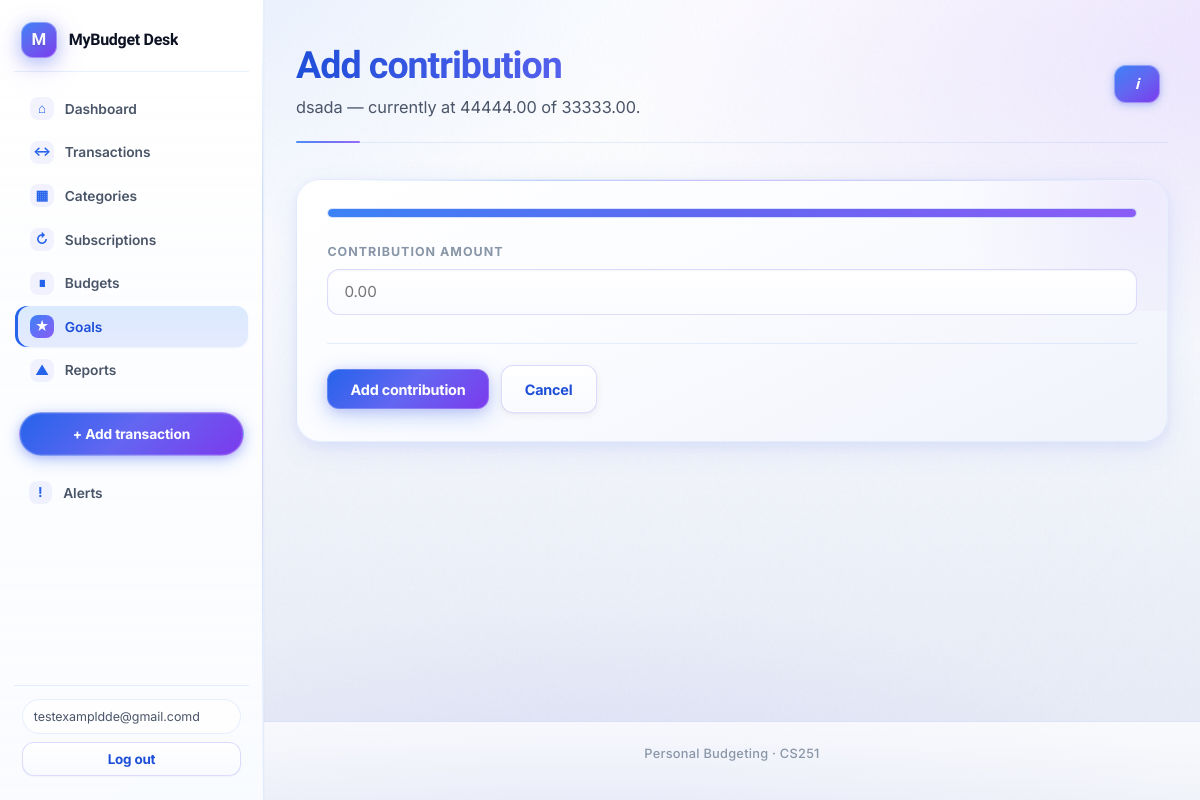
/goals/1/contribute/ (signed in), run on the app's committed database.
### budgeting/models.py (models this page shows, shortened)
class SavingsGoal(models.Model):
    user = models.ForeignKey(
        settings.AUTH_USER_MODEL,
        on_delete=models.CASCADE,
        related_name="savings_goals",
    )
    name = models.CharField(max_length=200)
    target_amount = models.DecimalField(max_digits=12, decimal_places=2)
    current_amount = models.DecimalField(max_digits=12, decimal_places=2, default=0)
    deadline = models.DateField()
    created_at = models.DateTimeField(auto_now_add=True)
    class Meta:
        ordering = ["-created_at"]
    def get_progress_percentage(self):
        if not self.target_amount or self.target_amount == 0:
            return 0
        pct = float((self.current_amount / self.target_amount) * 100)
        return min(pct, 100)

### budgeting/views.py (the view)
# urls.py: path("goals/<int:pk>/contribute/", views.goal_contribute, name="goal_contribute"),
@login_required
def goal_contribute(request, pk):
    goal = get_object_or_404(SavingsGoal, pk=pk, user=request.user)
    if request.method == "POST":
        form = ContributionForm(request.POST)
        if form.is_valid():
            was_complete = goal.check_goal_completion()
            goal.add_contribution(form.cleaned_data["amount"])
            if goal.check_goal_completion() and not was_complete:
                Notification.objects.create(
                    user=request.user,
                    type=Notification.TYPE_SUCCESS,
                    message=(
                        f'Congratulations on achieving your goal "{goal.name}"! '
                        "Great work staying on track."
                    ),
                )
                messages.success(
                    request,
                    f"Congratulations! You have reached your goal '{goal.name}'!",
                )
            else:
                messages.success(
                    request,
                    f"Contribution added. Progress: {goal.get_progress_percentage():.0f}%",
                )
            return redirect("goals_list")
    else:
        form = ContributionForm()
    return render(request, "budgeting/goal_contribute.html", {"form": form, "goal": goal})

### budgeting/forms.py
class ContributionForm(forms.Form):
    amount = forms.DecimalField(
        max_digits=12,
        decimal_places=2,
        min_value=0.01,
        label="Contribution amount",
        widget=forms.NumberInput(attrs={"placeholder": "0.00", "step": "0.01"}),
    )

### budgeting/context_processors.py (called while the page is built)
def unread_notifications(request):
    nav = ""
    rm = getattr(request, "resolver_match", None)
    if rm is not None and rm.url_name:
        nav = rm.url_name
    if request.user.is_authenticated:
        count = Notification.objects.filter(user=request.user, is_read=False).count()
        return {
            "unread_notification_count": count,
            "nav_url_name": nav,
        }
    return {"unread_notification_count": 0, "nav_url_name": nav}

### budgeting/models.py (called while the page is built, shortened)
    def process_due_for(self, user, max_iter_per_subscription=72):
        today = timezone.now().date()
        posted = []
        with transaction.atomic():
            qs = (
                self.filter(user=user, is_active=True, next_due__lte=today)
                .select_related("category")
                .select_for_update()
            )
        return posted

### budgeting/templates/budgeting/goal_contribute.html (shortened to what this page needs)
{% extends "budgeting/base.html" %}
{% block page_hero %}
<div class="page-hero">
  <h1>Add contribution</h1>
  <p class="lead">{{ goal.name }} — currently at {{ goal.current_amount|floatformat:2 }} of {{ goal.target_amount|floatformat:2 }}.</p>
</div>
{% endblock %}
{% block content %}
<div class="card form-card">
  <div class="progress-bar-wrap progress-bar-wrap--form" title="{{ goal.get_progress_percentage|floatformat:0 }}% complete">
    <div class="progress-bar" style="width: {{ goal.get_progress_percentage|floatformat:0 }}%"></div>
  </div>
  <form method="post" novalidate>
    {% for field in form %}
      <label for="{{ field.id_for_label }}">{{ field.label }}</label>
      {{ field }}
    {% endfor %}
    <div class="form-actions">
      <button type="submit">Add contribution</button>
      <a href="{% url 'goals_list' %}" class="btn secondary">Cancel</a>
    </div>
  </form>
</div>
{% endblock %}

### budgeting/templates/budgeting/master.html (shortened to what this page needs)
{% load static %}
<!DOCTYPE html>
<html lang="en">
<head>
  <link rel="stylesheet" href="{% static 'budgeting/css/master.css' %}">
</head>
<body class="{% block body_class %}{% endblock %}">
  {% with n=nav_url_name|default:"" %}
  <div class="app-shell{% if user.is_authenticated %} app-shell--auth{% endif %}">
    {% if user.is_authenticated %}
      <aside class="app-sidebar" id="app-sidebar" aria-label="Primary">
        <div class="sidebar-top">
          <a href="{% url 'dashboard' %}" class="brand">
            <span class="brand-mark" aria-hidden="true"></span>
            <span class="brand-text">{% block brand_text %}MyBudget Desk{% endblock %}</span>
          </a>
        </div>
        <nav class="sidebar-nav" aria-label="Main">
          <a href="{% url 'dashboard' %}" class="sidebar-link{% if n == 'dashboard' %} is-active{% endif %}"{% if n == 'dashboard' %} aria-current="page"{% endif %}>
            <span class="sidebar-link__icon" aria-hidden="true">⌂</span>
            <span class="sidebar-link__label">Dashboard</span>
          </a>
          <a href="{% url 'transaction_list' %}" class="sidebar-link">
            <span class="sidebar-link__icon" aria-hidden="true">↔</span>
            <span class="sidebar-link__label">Transactions</span>
          </a>
          <a href="{% url 'category_list' %}" class="sidebar-link{% if n == 'category_list' %} is-active{% endif %}"{% if n == 'category_list' %} aria-current="page"{% endif %}>
            <span class="sidebar-link__icon" aria-hidden="true">▦</span>
            <span class="sidebar-link__label">Categories</span>
          </a>
          <a href="{% url 'subscription_list' %}" class="sidebar-link">
            <span class="sidebar-link__icon" aria-hidden="true">↻</span>
            <span class="sidebar-link__label">Subscriptions</span>
          </a>
          <a href="{% url 'budget_list' %}" class="sidebar-link">
            <span class="sidebar-link__icon" aria-hidden="true">∎</span>
            <span class="sidebar-link__label">Budgets</span>
          </a>
          <a href="{% url 'goals_list' %}" class="sidebar-link{% if n == 'goals_list' or n == 'goal_create' or n == 'goal_contribute' %} is-active{% endif %}"{% if n == 'goals_list' or n == 'goal_create' or n == 'goal_contribute' %} aria-current="page"{% endif %}>
            <span class="sidebar-link__icon" aria-hidden="true">★</span>
            <span class="sidebar-link__label">Goals</span>
          </a>
          <a href="{% url 'reports' %}" class="sidebar-link{% if n == 'reports' %} is-active{% endif %}"{% if n == 'reports' %} aria-current="page"{% endif %}>
            <span class="sidebar-link__icon" aria-hidden="true">▲</span>
            <span class="sidebar-link__label">Reports</span>
          </a>
        </nav>
        <a href="{% url 'transaction_add' %}" class="sidebar-cta{% if n == 'transaction_add' %} is-active{% endif %}"{% if n == 'transaction_add' %} aria-current="page"{% endif %}>+ Add transaction</a>
        <a href="{% url 'notifications' %}" class="sidebar-link sidebar-link--alerts{% if n == 'notifications' %} is-active{% endif %}"{% if n == 'notifications' %} aria-current="page"{% endif %}>
          <span class="sidebar-link__icon" aria-hidden="true">!</span>
          <span class="sidebar-link__label">Alerts</span>
        </a>
        <div class="sidebar-user">
          <span class="sidebar-user__email" title="{{ user.email }}">{{ user.email }}</span>
          <form class="inline-logout" method="post" action="{% url 'logout' %}">
            <button type="submit" class="secondary sidebar-user__logout">Log out</button>
          </form>
        </div>
      </aside>
    {% endif %}
    <div class="app-body">
      <main class="app-main {% block main_class %}{% endblock %}">
        <div class="page-hero-sds-wrap">
          {% block page_hero %}{% endblock %}
          {% block sds_help_open_button %}
          <button type="button" class="sds-help-trigger sds-help-trigger--in-hero" id="sds-help-open" aria-haspopup="dialog" aria-controls="sds-help-dialog" title="SDS: user stories for this page">
            <span class="sds-help-trigger__icon" aria-hidden="true">i</span>
          </button>
          {% endblock %}
        </div>
        {% block content %}{% endblock %}
      </main>
      <footer class="app-footer">
        {% block footer %}
          <span>Personal Budgeting · CS251</span>
        {% endblock %}
      </footer>
    </div>
  </div>
  {% endwith %}
</body>
</html>

### data on the page
SavingsGoal: name "dsada", current_amount "44444.00", target_amount "33333.00"

### other printed values
{{ user.email }} "testexampldde@gmail.comd"
{{ field.label }} "CONTRIBUTION AMOUNT"
